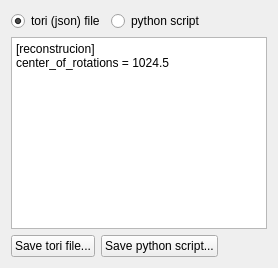
      <widget class="QWidget" name="param_tab">
       <property name="enabled">
        <bool>true</bool>
       </property>
       <attribute name="title">
        <string>Current parameters</string>
       </attribute>
       <layout class="QVBoxLayout" name="verticalLayout_16">
        <item>
         <layout class="QHBoxLayout" name="param_horizontalLayout_01">
          <item>
           <widget class="QRadioButton" name="param_tori_radio">
            <property name="text">
             <string>tori (json) file</string>
            </property>
            <property name="checked">
             <bool>true</bool>
            </property>
           </widget>
          </item>
          <item>
           <widget class="QRadioButton" name="param_python_radio">
            <property name="text">
             <string>python script</string>
            </property>
           </widget>
          </item>
          <item>
           <spacer name="param_horizontalSpacer_01">
            <property name="orientation">
             <enum>Qt::Horizontal</enum>
            </property>
            <property name="sizeHint" stdset="0">
             <size>
              <width>40</width>
              <height>20</height>
             </size>
            </property>
           </spacer>
          </item>
         </layout>
        </item>
        <item>
         <widget class="QPlainTextEdit" name="param_text_edit">
          <property name="enabled">
           <bool>true</bool>
          </property>
          <property name="plainText">
           <string>[reconstrucion]
center_of_rotations = 1024.5</string>
          </property>
         </widget>
        </item>
        <item>
         <layout class="QHBoxLayout" name="param_horizontalLayout_02">
          <item>
           <widget class="QPushButton" name="param_save_tori_btn">
            <property name="maximumSize">
             <size>
              <width>200</width>
              <height>16777215</height>
             </size>
            </property>
            <property name="text">
             <string>Save tori file...</string>
            </property>
           </widget>
          </item>
          <item>
           <widget class="QPushButton" name="param_save_python_btn">
            <property name="maximumSize">
             <size>
              <width>300</width>
              <height>16777215</height>
             </size>
            </property>
            <property name="text">
             <string>Save python script...</string>
            </property>
           </widget>
          </item>
          <item>
           <spacer name="param_horizontalSpacer_02">
            <property name="orientation">
             <enum>Qt::Horizontal</enum>
            </property>
            <property name="sizeHint" stdset="0">
             <size>
              <width>40</width>
              <height>20</height>
             </size>
            </property>
           </spacer>
          </item>
         </layout>
        </item>
       </layout>
      </widget>
